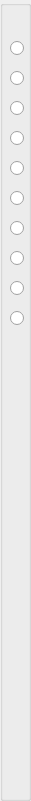
   <widget class="QGroupBox" name="groupBox">
    <property name="geometry">
     <rect>
      <x>1451</x>
      <y>40</y>
      <width>31</width>
      <height>801</height>
     </rect>
    </property>
    <property name="styleSheet">
     <string notr="true">color: rgb(0, 0, 0);</string>
    </property>
    <property name="title">
     <string/>
    </property>
    <widget class="QRadioButton" name="radioButton1">
     <property name="geometry">
      <rect>
       <x>10</x>
       <y>40</y>
       <width>16</width>
       <height>17</height>
      </rect>
     </property>
     <property name="text">
      <string/>
     </property>
    </widget>
    <widget class="QRadioButton" name="radioButton2">
     <property name="geometry">
      <rect>
       <x>10</x>
       <y>70</y>
       <width>16</width>
       <height>17</height>
      </rect>
     </property>
     <property name="text">
      <string/>
     </property>
    </widget>
    <widget class="QRadioButton" name="radioButton4">
     <property name="geometry">
      <rect>
       <x>10</x>
       <y>130</y>
       <width>16</width>
       <height>17</height>
      </rect>
     </property>
     <property name="text">
      <string/>
     </property>
    </widget>
    <widget class="QRadioButton" name="radioButton3">
     <property name="geometry">
      <rect>
       <x>10</x>
       <y>100</y>
       <width>16</width>
       <height>17</height>
      </rect>
     </property>
     <property name="text">
      <string/>
     </property>
    </widget>
    <widget class="QRadioButton" name="radioButton6">
     <property name="geometry">
      <rect>
       <x>10</x>
       <y>190</y>
       <width>16</width>
       <height>17</height>
      </rect>
     </property>
     <property name="text">
      <string/>
     </property>
    </widget>
    <widget class="QRadioButton" name="radioButton8">
     <property name="geometry">
      <rect>
       <x>10</x>
       <y>250</y>
       <width>16</width>
       <height>17</height>
      </rect>
     </property>
     <property name="text">
      <string/>
     </property>
    </widget>
    <widget class="QRadioButton" name="radioButton5">
     <property name="geometry">
      <rect>
       <x>10</x>
       <y>160</y>
       <width>16</width>
       <height>17</height>
      </rect>
     </property>
     <property name="text">
      <string/>
     </property>
    </widget>
    <widget class="QRadioButton" name="radioButton7">
     <property name="geometry">
      <rect>
       <x>10</x>
       <y>220</y>
       <width>16</width>
       <height>17</height>
      </rect>
     </property>
     <property name="text">
      <string/>
     </property>
    </widget>
    <widget class="QRadioButton" name="radioButton10">
     <property name="geometry">
      <rect>
       <x>10</x>
       <y>310</y>
       <width>16</width>
       <height>17</height>
      </rect>
     </property>
     <property name="text">
      <string/>
     </property>
    </widget>
    <widget class="QRadioButton" name="radioButton9">
     <property name="geometry">
      <rect>
       <x>10</x>
       <y>280</y>
       <width>16</width>
       <height>17</height>
      </rect>
     </property>
     <property name="text">
      <string/>
     </property>
    </widget>
   </widget>
